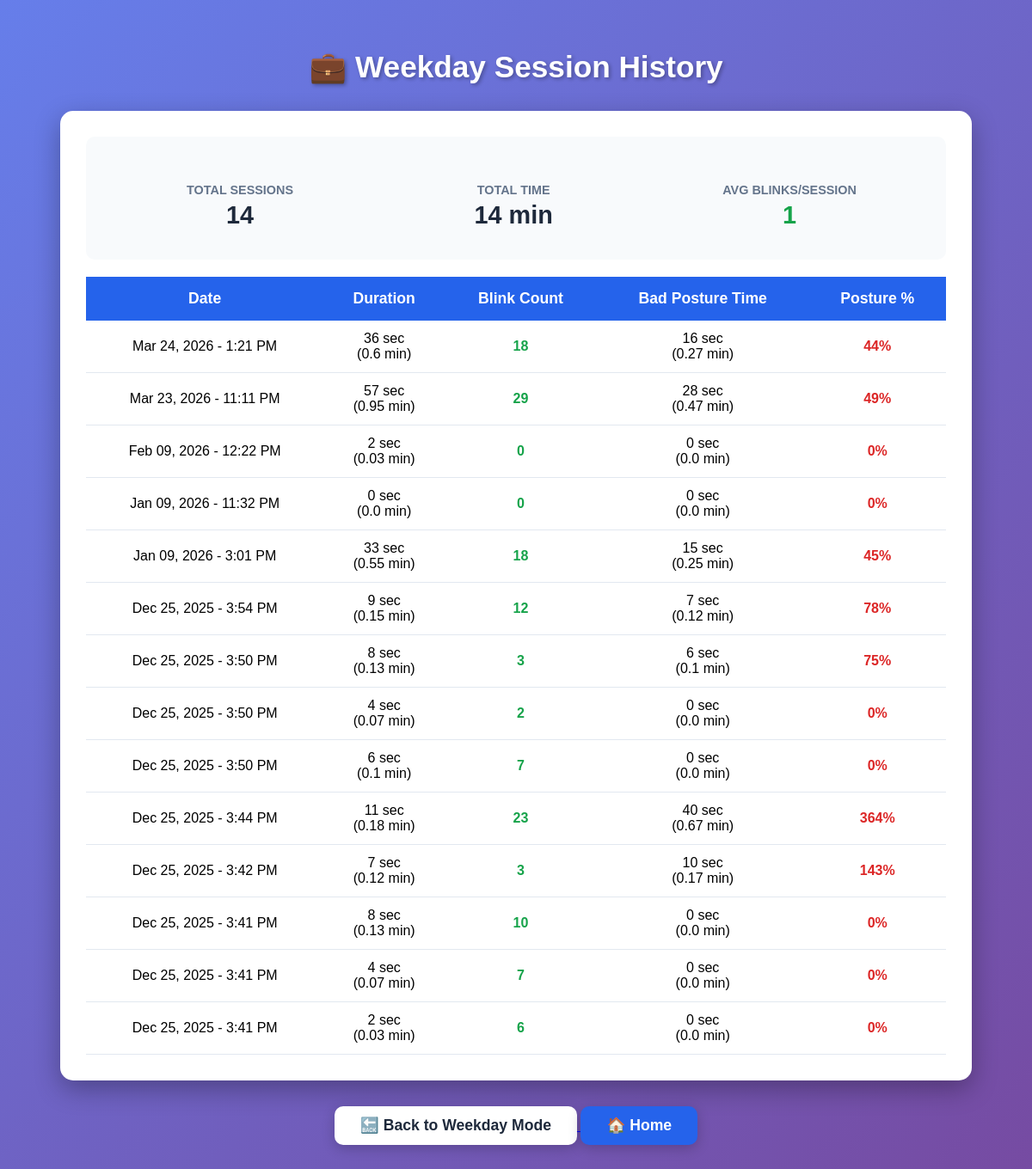
The page /weekday/history/ on the database its author committed.
### monitor/models.py (models this page shows, shortened)
class WeekdaySession(models.Model):
    date = models.DateTimeField(auto_now_add=True)
    duration = models.IntegerField()  # seconds
    blink_count = models.IntegerField(default=0)
    bad_posture_time = models.IntegerField(default=0)  # seconds
    @property
    def duration_minutes(self):
        return round(self.duration / 60, 2)
    @property
    def bad_posture_minutes(self):
        return round(self.bad_posture_time / 60, 2)

### monitor/views.py (the view)
# urls.py: path("weekday/history/", views.weekday_history, name="weekday_history"),
def weekday_history(request):
    sessions = WeekdaySession.objects.all().order_by("-date")
    print(f"📊 Loading {sessions.count()} weekday sessions")
    return render(request, "monitor/history_weekday.html", {"sessions": sessions})

### monitor/templates/monitor/history_weekday.html (shortened to what this page needs)
<!DOCTYPE html>
<html>
<head>
</head>
<body>
    <h2>💼 Weekday Session History</h2>
    {% if sessions %}
    <div class="table-container">
        <div class="stats-summary">
            <div class="stat-box">
                <h4>Total Sessions</h4>
                <p>{{ sessions.count }}</p>
            </div>
            <div class="stat-box">
                <h4>Total Time</h4>
                <p>{% widthratio sessions|length 1 1 as total_sessions %}
                    {{ sessions|length|add:"0" }} min
                </p>
            </div>
            <div class="stat-box">
                <h4>Avg Blinks/Session</h4>
                <p class="good-stat">
                    {% if sessions %}
                        {% widthratio sessions.0.blink_count sessions.count 1 %}
                    {% else %}
                        0
                    {% endif %}
                </p>
            </div>
        </div>
        <table>
            <thead>
                <tr>
                    <th>Date</th>
                    <th>Duration</th>
                    <th>Blink Count</th>
                    <th>Bad Posture Time</th>
                    <th>Posture %</th>
                </tr>
            </thead>
            <tbody>
                {% for s in sessions %}
                <tr>
                    <td>{{ s.date|date:"M d, Y - g:i A" }}</td>
                    <td>{{ s.duration }} sec<br>({{ s.duration_minutes }} min)</td>
                    <td style="color: #16a34a; font-weight: bold;">{{ s.blink_count }}</td>
                    <td>{{ s.bad_posture_time }} sec<br>({{ s.bad_posture_minutes }} min)</td>
                    <td>
                        {% widthratio s.bad_posture_time s.duration 100 as posture_pct %}
                        <span style="color: {% if posture_pct < 20 %}#16a34a{% elif posture_pct < 50 %}#eab308{% else %}#dc2626{% endif %}; font-weight: bold;">
                            {{ posture_pct }}%
                        </span>
                    </td>
                </tr>
                {% endfor %}
            </tbody>
        </table>
    </div>
    {% endif %}
    <div class="button-container">
        <a href="{% url 'weekday_page' %}">
            <button>🔙 Back to Weekday Mode</button>
        </a>
        <a href="{% url 'home_page' %}">
            <button style="background: #2563eb; color: white;">🏠 Home</button>
        </a>
    </div>
</body>
</html>

### monitor/templates/monitor/history_weekday.html (style rules this page uses)
body { font-family: Arial, sans-serif; padding: 20px; background: linear-gradient(135deg, #667eea 0%, #764ba2 100%); min-height: 100vh; }
h2 { text-align: center; color: white; font-size: 2.2em; margin-bottom: 30px; text-shadow: 2px 2px 4px rgba(0,0,0,0.3); }
.table-container { background: white; border-radius: 15px; padding: 30px; box-shadow: 0 10px 30px rgba(0,0,0,0.3); max-width: 1000px; margin: 0 auto; }
table { border-collapse: collapse; width: 100%; background: white; }
th { background: #2563eb; color: white; padding: 15px; text-align: center; font-size: 1.1em; }
td { padding: 12px; text-align: center; border-bottom: 1px solid #e2e8f0; font-size: 1em; }
button { padding: 12px 30px; border-radius: 10px; font-weight: bold; cursor: pointer; border: none; background: white; color: #1e293b; font-size: 1.1em; box-shadow: 0 4px 15px rgba(0,0,0,0.2); transition: all 0.3s ease; }
.button-container { text-align: center; margin-top: 30px; }
.stats-summary { background: #f8fafc; padding: 20px; border-radius: 10px; margin-bottom: 20px; display: flex; justify-content: space-around; flex-wrap: wrap; }
.stat-box { text-align: center; padding: 15px; min-width: 150px; }
.stat-box h4 { color: #64748b; margin-bottom: 5px; font-size: 0.9em; text-transform: uppercase; }
.stat-box p { color: #1e293b; font-size: 1.8em; font-weight: bold; margin: 0; }
.good-stat { color: #16a34a !important; }

### rows shown on the page
WeekdaySession: blink_count "1", date "Mar 24, 2026 - 1:21 PM", duration "36", duration_minutes "0.6", blink_count "18", bad_posture_time "16", bad_posture_minutes "0.27", posture_pct "44"
WeekdaySession: date "Mar 23, 2026 - 11:11 PM", duration "57", duration_minutes "0.95", blink_count "29", bad_posture_time "28", bad_posture_minutes "0.47", posture_pct "49"
WeekdaySession: date "Feb 09, 2026 - 12:22 PM", duration "2", duration_minutes "0.03", blink_count "0", bad_posture_time "0", bad_posture_minutes "0.0", posture_pct "0"
WeekdaySession: date "Jan 09, 2026 - 11:32 PM", duration "0", duration_minutes "0.0", blink_count "0", bad_posture_time "0", bad_posture_minutes "0.0", posture_pct "0"
WeekdaySession: date "Jan 09, 2026 - 3:01 PM", duration "33", duration_minutes "0.55", blink_count "18", bad_posture_time "15", bad_posture_minutes "0.25", posture_pct "45"
WeekdaySession: date "Dec 25, 2025 - 3:54 PM", duration "9", duration_minutes "0.15", blink_count "12", bad_posture_time "7", bad_posture_minutes "0.12", posture_pct "78"
WeekdaySession: date "Dec 25, 2025 - 3:50 PM", duration "8", duration_minutes "0.13", blink_count "3", bad_posture_time "6", bad_posture_minutes "0.1", posture_pct "75"
WeekdaySession: date "Dec 25, 2025 - 3:50 PM", duration "4", duration_minutes "0.07", blink_count "2", bad_posture_time "0", bad_posture_minutes "0.0"
WeekdaySession: date "Dec 25, 2025 - 3:50 PM", duration "6", duration_minutes "0.1", blink_count "7", bad_posture_time "0", bad_posture_minutes "0.0"
WeekdaySession: date "Dec 25, 2025 - 3:44 PM", duration "11", duration_minutes "0.18", blink_count "23", bad_posture_time "40", bad_posture_minutes "0.67", posture_pct "364"
WeekdaySession: date "Dec 25, 2025 - 3:42 PM", duration "7", duration_minutes "0.12", blink_count "3", bad_posture_time "10", bad_posture_minutes "0.17", posture_pct "143"
WeekdaySession: date "Dec 25, 2025 - 3:41 PM", duration "8", duration_minutes "0.13", blink_count "10", bad_posture_time "0", bad_posture_minutes "0.0"
WeekdaySession: date "Dec 25, 2025 - 3:41 PM", duration "4", duration_minutes "0.07", blink_count "7", bad_posture_time "0", bad_posture_minutes "0.0"
WeekdaySession: date "Dec 25, 2025 - 3:41 PM", duration "2", duration_minutes "0.03", blink_count "6", bad_posture_time "0", bad_posture_minutes "0.0"

### other values the page prints
{{ sessions.count }} "14"
{{ sessions|length|add:"0" }} "14"
